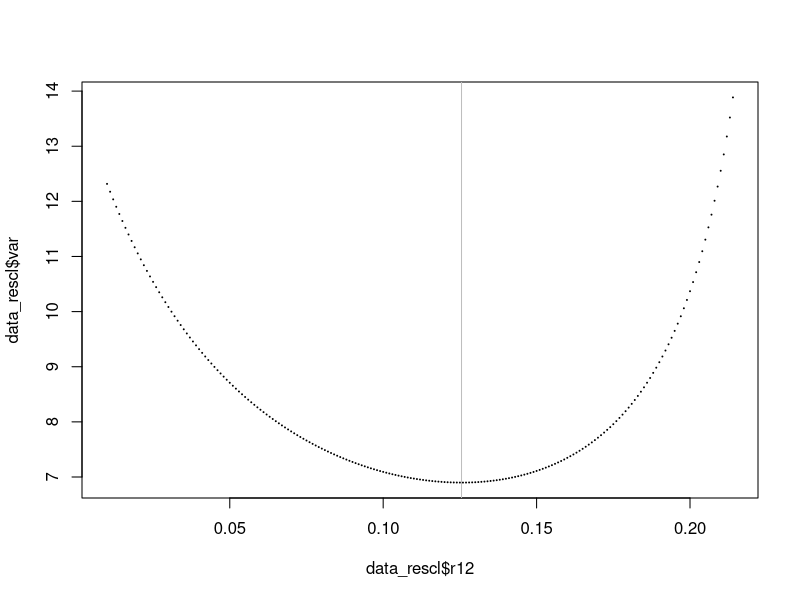

Recreate this plot in R. (Note: this script raises an error after producing the figure.)

##########################################
# Optimal allocation
# Case study
# 2022-Oct
# Marta Bofill Roig
##########################################

library(tidyverse)

##########################################
# Optimal allocations
# for case 3
##########################################

Power=function(x,y)x^y

eq=function(r22,r1=0.1,r2=0.8) (r1 + ((Power(r2,2) - 4*r2*r22 + 2*Power(r22,2))*Power(Power(r2,2) - 2*r2*r22 + 2*Power(r22,2),2))/(Power(r2,2)*Power(r2 - r22,3)) - (1-r1-r2))/4.

fr12=function(r22,r1=0.1,r2=0.8) (r2*(r2 - 2*r22))/(2*(r2 - r22))

f=Vectorize(function(r1,r2) { 
  r22=uniroot(eq,c(0,r2),r1=r1,r2=r2)$root
  r12=fr12(r22,r1,r2)
  r02=r2-r12-r22
  sol=c(r1,r2,r02,r12,r22)
  sol
})
x<-f(r1=20/70,r2=30/70)

##########################################
# Variance comparison
##########################################

# lower=0, upper=1, extendInt = "yes"

Power=function(x,y)x^y

cond_eq <- function(r22,r12,r1,r2){
  r1/4 + r12 + Power(r12,2)/(-r2 + r22) + r22*(-1 - r22/(r12 - r2)) - (1-r1-r2)/4
}

inv_var <- function(r12,r1,r2,eps=0.0001){
  
  r3 <- 1 - r1 - r2 
  r11 <- r01 <- r1/2
  r23 <- r03 <- r3/2
  r22 <- tryCatch(uniroot(cond_eq,c(0,r2-eps),r12=r12,r1=r1,r2=r2)$root, error=NA)  
  
  if(is.na(r22)){
    r02<-NA
    term1<-NA
  }else{
    r02 <- r2 - r22 - r12
    term1 <- r1/4 + r12 + Power(r12,2)/(-r2 + r22)
  }

  return(c(r1,r2,r02,r12,r22,1/term1))
  # return(c(r1=r1,r2=r2,r02=r02,r12=r12,r22=r22,inv_var=1/term1))
}

##########################################
# test
##########################################

# inv_var(r12=x[4,],r1=20/70,r2=30/70)
r12=x[4,];r1=20/70;r2=30/70
# c(r12=x[4,],r1=20/70,r2=30/70)
# seq(x[4,],r2,0.1)
# seq(x[4,],r2,0.1)
# matrix(unlist(lapply(seq(0.01,r2,0.001), inv_var, r1=20/70,r2=30/70)),ncol=6, byrow = T)

res <- lapply(seq(0.01,r2,0.001), inv_var, r1=r1,r2=r2)
matrix_res <- matrix(unlist(res),ncol=6, byrow = T)
data_res <- as.data.frame(matrix_res)

data_res <- data_res %>% 
  rename(
    r1 = V1, 
    r2 = V2,
    r02 = V3,
    r12 = V4,
    r22 = V5,
    var = V6
  ) 

# sum(data_res$r02>0)
data_rescl <- data_res %>% filter(r02>0)
head(data_rescl)

plot(data_rescl$r12,data_rescl$var,pch=19, cex=0.1)
abline(v=x[4,],col="grey")

##########################################
# 2-period design
##########################################
N = 80
N1 = round(N/4)
N2 = round(N-N1)
c(N1,N2,N-N1-N2)

r1=N1/N
r2=N2/N

res <- lapply(seq(0.01,r2,0.01), inv_var, r1=r1,r2=r2)
matrix_res <- matrix(unlist(res),ncol=6, byrow = T)
data_res <- as.data.frame(matrix_res)

data_res <- data_res %>% 
  rename(
    r1 = V1, 
    r2 = V2,
    r02 = V3,
    r12 = V4,
    r22 = V5,
    var = V6
  ) 

# sum(data_res$r02>0)
data_rescl <- data_res %>% filter(r02>0)
head(data_rescl)

plot(data_rescl$r12,data_rescl$var,pch=19, cex=0.1)
# abline(v=x[4,],col="grey")

##########################################
# 3-period design
##########################################
N1 = round(N/3)
N2 = round(2*(N-N1)/3)
c(N1,N2,N-N1-N2) 

r1=N1/N
r2=N2/N


res <- lapply(seq(0.01,r2,0.01), inv_var, r1=r1,r2=r2)
# is.list(res)
# unlist(res)

matrix_res <- matrix(unlist(res),ncol=6, byrow = T)
data_res <- as.data.frame(matrix_res)

data_res <- data_res %>% 
  rename(
    r1 = V1, 
    r2 = V2,
    r02 = V3,
    r12 = V4,
    r22 = V5,
    var = V6
  ) 

head(data_res,10)

# sum(data_res$r02>0)
data_rescl <- data_res %>% filter(r02>0)
head(data_rescl)

plot(data_rescl$r12,data_rescl$var,pch=19, cex=0.1)
# abline(v=x[4,],col="grey")
